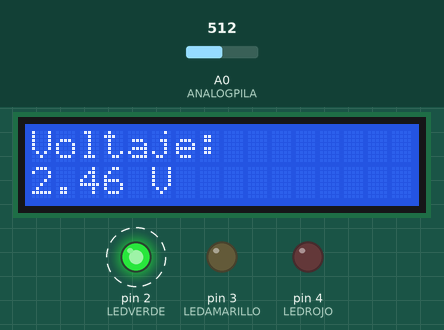
Simulated run of this sketch. Board: Arduino Uno, built with avr-gcc and run on an emulated ATmega328P. Parts: 16×2 character LCD, output pins drawn as LEDs (lit = HIGH). Dashed ring = blinking. Inputs (shaded band) come from the test bench; at power-on: A0 (ANALOGPILA) = 512. What the sketch prints to the serial monitor is not drawn.

Above: at 1.2 s.
1.3 s: A0 (ANALOGPILA) set to 351
At 2.3 s:
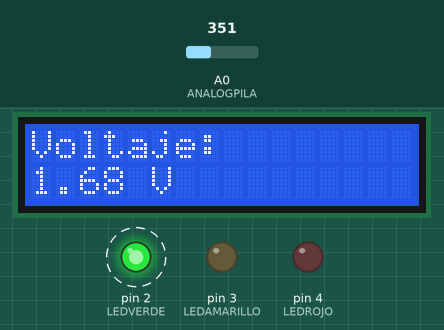
5.0 s: A0 (ANALOGPILA) set to 323
At 6.4 s:
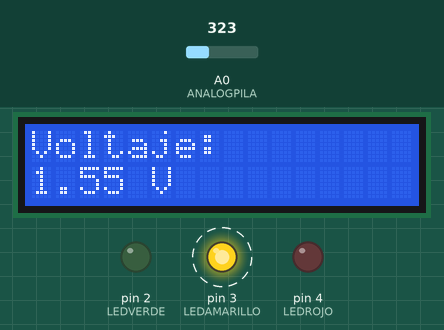
8.7 s: A0 (ANALOGPILA) set to 305
At 9.6 s:
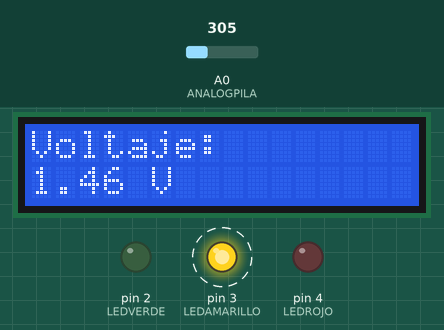
10.5 s: A0 (ANALOGPILA) set to 283
At 11.2 s:
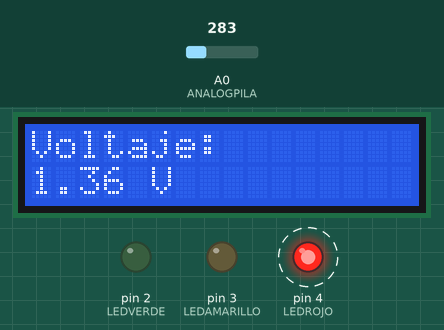
14.2 s: A0 (ANALOGPILA) set to 69
At 15.3 s:
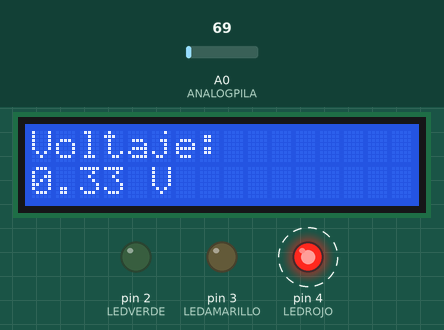
16.9 s: A0 (ANALOGPILA) set to 59
At 17.7 s:
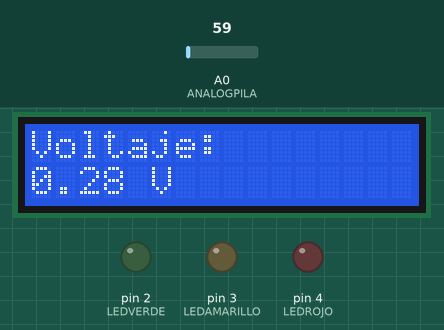
Timing chart, 0 to 19.6 s (numbered marks = the images above; inputs shaded):
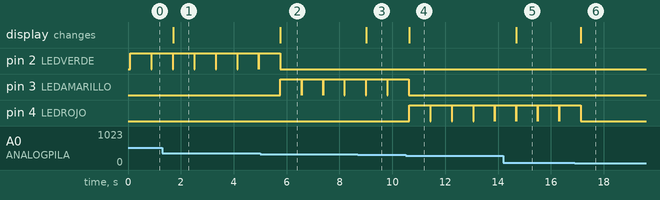

The sketch:

codigo_arduino.ino
```cpp
#include <Wire.h>
#include <LiquidCrystal_I2C.h>

// Pines para los LEDs
#define LEDVERDE 2
#define LEDAMARILLO 3
#define LEDROJO 4
#define ANALOGPILA 0

// Inicializamos la pantalla LCD con la dirección I2C (generalmente 0x27)
LiquidCrystal_I2C lcd(0x27, 16, 2);

// Variables
int analogValor = 0;
float voltaje = 0;
int ledDelay = 800;

// Umbrales
float maximo = 1.6;
float medio = 1.4;
float minimo = 0.3;

void setup() {
  // Inicializamos el monitor serie
  Serial.begin(9600);

  // Inicializamos la LCD
  lcd.init();
  lcd.backlight();

  // Configuración de los pines de los LEDs
  pinMode(LEDVERDE, OUTPUT);
  pinMode(LEDAMARILLO, OUTPUT);
  pinMode(LEDROJO, OUTPUT);

  // Mensaje inicial en la LCD
  lcd.setCursor(0, 0); // Primera línea
  lcd.print("Voltaje: ");
}

void loop() {
  // Leer el valor analógico
  analogValor = analogRead(ANALOGPILA);

  // Calcular el voltaje
  voltaje = 0.0048 * analogValor;

  // Mostrar voltaje en el monitor serie
  Serial.print("Voltaje: ");
  Serial.println(voltaje);

  // Mostrar voltaje en la LCD
  lcd.setCursor(0, 1); // Segunda línea
  lcd.print(voltaje);
  lcd.print(" V     "); // Espacios para borrar valores anteriores

  // Controlar los LEDs según el voltaje
  if (voltaje >= maximo) {
    digitalWrite(LEDVERDE, HIGH);
    delay(ledDelay);
    digitalWrite(LEDVERDE, LOW);
  }
  else if (voltaje < maximo && voltaje > medio) {
    digitalWrite(LEDAMARILLO, HIGH);
    delay(ledDelay);
    digitalWrite(LEDAMARILLO, LOW);
  }
  else if (voltaje < medio && voltaje > minimo) {
    digitalWrite(LEDROJO, HIGH);
    delay(ledDelay);
    digitalWrite(LEDROJO, LOW);
  }

  // Apagar todos los LEDs
  digitalWrite(LEDVERDE, LOW);
  digitalWrite(LEDAMARILLO, LOW);
  digitalWrite(LEDROJO, LOW);
}
```

Measured:
- the behaviour switches between 334 and 333 on A0 (ANALOGPILA) (found by bisection; images 1 and 2)
- the behaviour switches between 292 and 291 on A0 (ANALOGPILA) (found by bisection; images 3 and 4)
- the behaviour switches between 63 and 62 on A0 (ANALOGPILA) (found by bisection; images 5 and 6)
- after the input at 1.3 s, the display: changes after 0.41 s (image 1)
- after the input at 5.0 s, pin 2 (LEDVERDE): goes on until 5.8 s, then stays LOW; pin 3 (LEDAMARILLO): alternates HIGH for 0.80 s and LOW for 0.01 s, starting after 0.77 s; the display: changes after 0.77 s (image 2)
- after the input at 8.7 s, the display: changes after 0.32 s (image 3)
- after the input at 10.5 s, pin 3 (LEDAMARILLO): goes on until 10.6 s, then stays LOW; pin 4 (LEDROJO): alternates HIGH for 0.80 s and LOW for 0.01 s, starting after 0.14 s; the display: changes after 0.14 s (image 4)
- after the input at 14.2 s, the display: changes after 0.50 s (image 5)
- after the input at 16.9 s, pin 4 (LEDROJO): goes on until 17.1 s, then stays LOW; the display: changes after 0.23 s (image 6)
